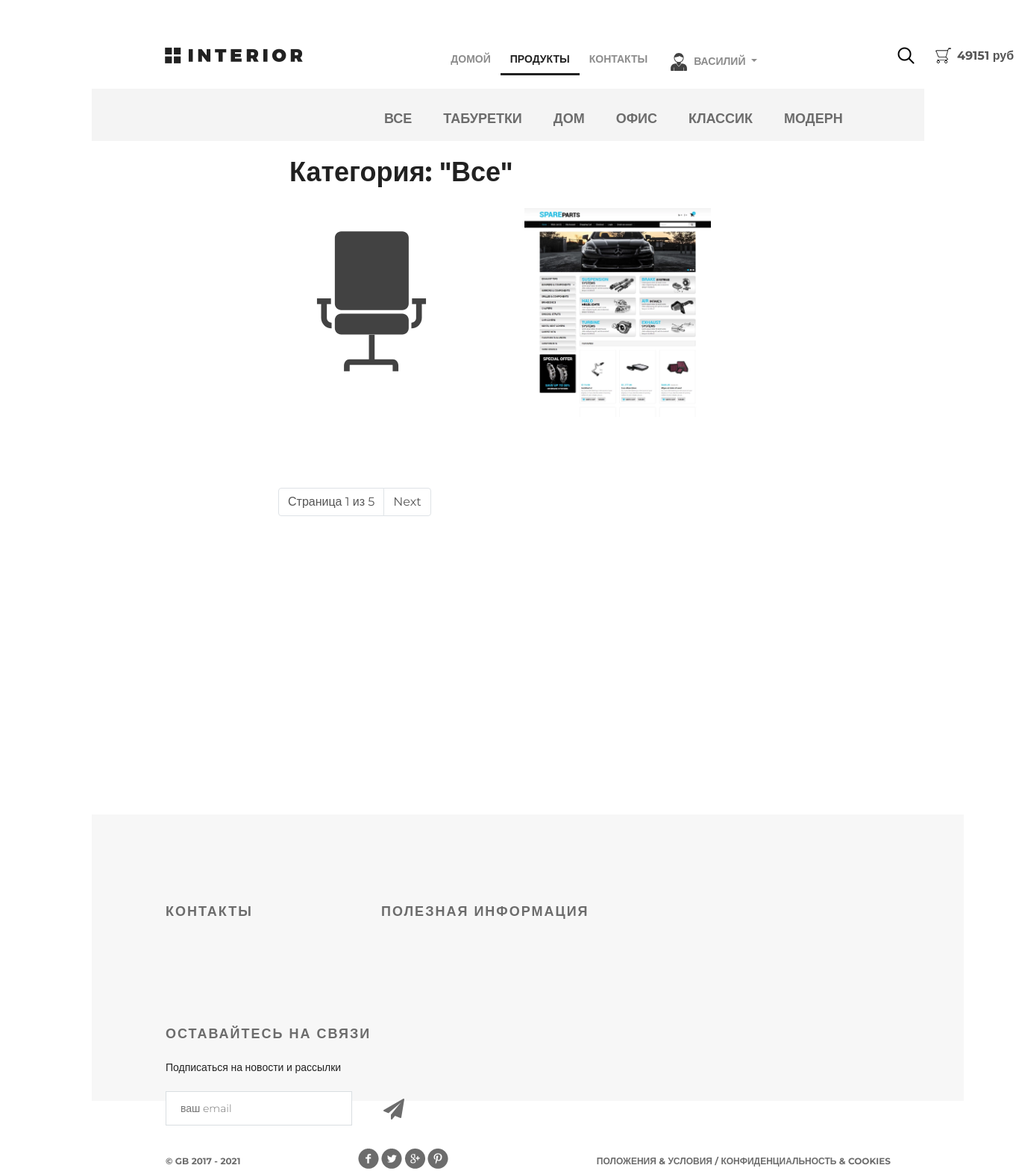
/products/category/0/ (signed in), run on an earlier commit of the app's database.
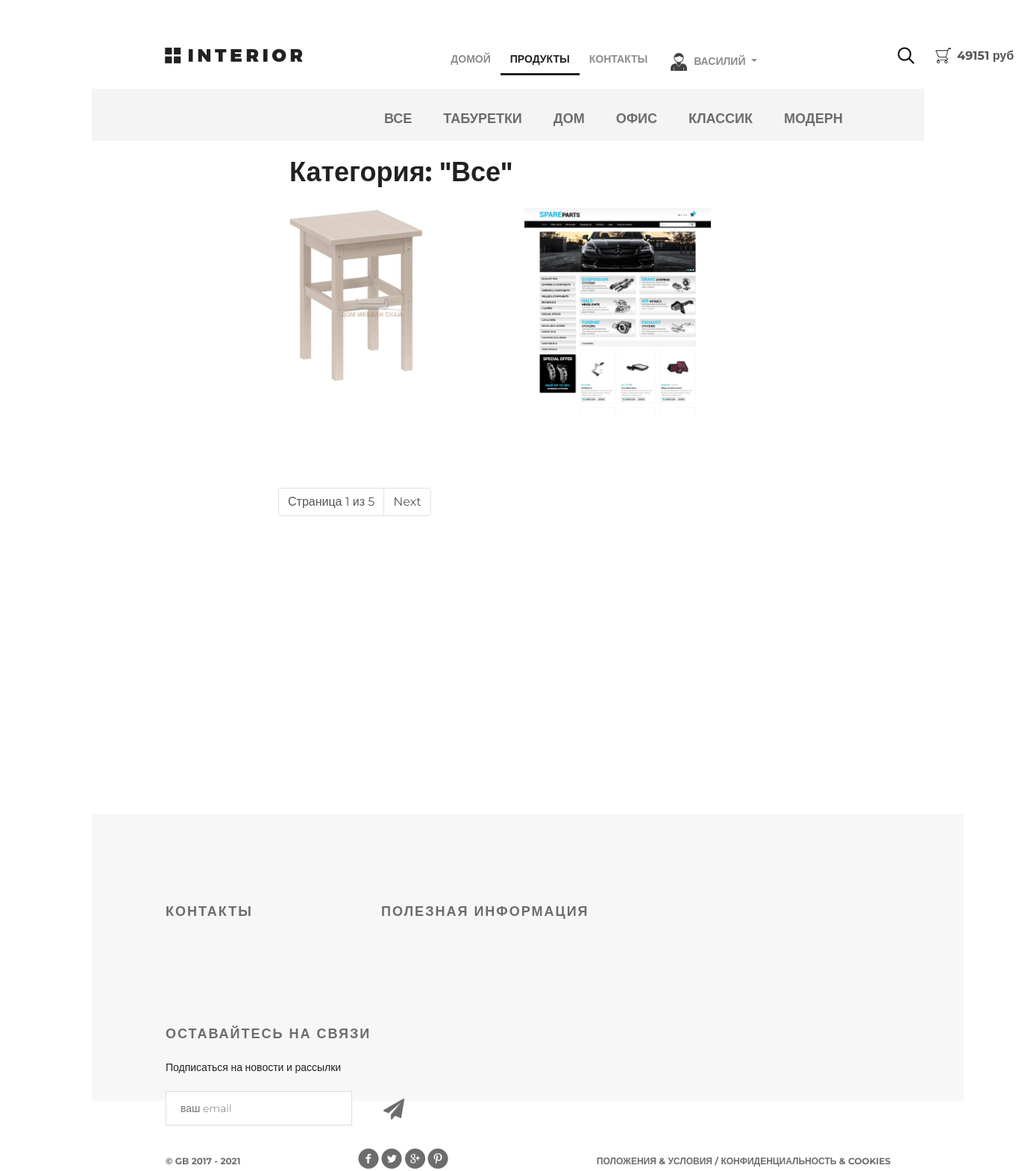
And on a later commit of the database.
### mainapp/models.py (models this page shows, shortened)
class Product(models.Model):
    category = models.ForeignKey(ProductCategory, on_delete=models.CASCADE, verbose_name='Категория')
    name = models.CharField(max_length=128, verbose_name='Наименование')
    image = models.ImageField(upload_to='products', blank=True, verbose_name='Изображение')
    short_desc = models.CharField(max_length=255, verbose_name='Краткое описание')
    description = models.TextField(verbose_name='Описание')
    price = models.DecimalField(decimal_places=2, max_digits=10, default=0, verbose_name='Цена')
    quantity = models.PositiveSmallIntegerField(default=0, verbose_name='Количество')
    is_active = models.BooleanField(default=True, verbose_name='Запись активна')
    updated_at = models.DateTimeField(auto_now=True, null=True, blank=True)
    created_at = models.DateTimeField(auto_now_add=True, null=True, blank=True)
    class Meta:
        verbose_name = 'Продукты'
        verbose_name_plural = 'Продукты'
        ordering = ('-id',)

### mainapp/views.py (the view, shortened to what this page needs)
# urls.py: path('products/', include('mainapp.urls', namespace='products')),
def products(request, pk=None, page=1):
    print(pk)
    title = 'Продукты'
    links_menu = ProductCategory.objects.all()
    if pk is not None:
        if pk == 0:
            product_list = Product.objects.all()
            category = {
                'name': 'все',
                'pk': 0,
            }
        else:
            category = get_object_or_404(ProductCategory, pk=pk)
            product_list = Product.objects.filter(category__pk=pk)
        paginator = Paginator(product_list, 2)
        try:
            product_paginator = paginator.page(page)
        except PageNotAnInteger:
            product_paginator = paginator.page(1)
        except EmptyPage:
            product_paginator = paginator.page(paginator.num_pages)
        context = {
            'links_menu': links_menu,
            'title': 'Продукты',
            'product_list': product_paginator,
            'category': category,
        }
        return render(request, 'mainapp/products_list.html', context=context)

### adminapp/templatetags/temp_tags.py (called while the page is built)
@register.filter(name='media_for_products')  # 1 вариант регистрации шаблонного тега
def media_for_products(img_path):
    if not img_path:
        img_path = 'default_prod.svg'
    return f'{settings.MEDIA_URL}{img_path}'

@register.filter(name='media_for_users')
def media_for_users(img_path):
    if not img_path:
        img_path = 'default_users.svg'
    return f'{settings.MEDIA_URL}{img_path}'

### basket/models.py (called while the page is built)
    @property
    def product_cost(self):
        return self.product.price * self.quantity

    @property
    def total_quantity(self):
        _items = Basket.objects.filter(user=self.user)
        return sum(list(map(lambda x: x.quantity, _items)))

    @property
    def total_cost(self):
        _items = Basket.objects.filter(user=self.user)
        return sum(list(map(lambda x: x.product_cost, _items)))

### mainapp/context_processors.py (called while the page is built)
def basket(request):
    basket_items = []
    if request.user.is_authenticated:
        basket_items = Basket.objects.filter(user=request.user)
    return {
        'basket': basket_items
    }

### mainapp/templates/mainapp/products_list.html (shortened to what this page needs)
{% extends 'mainapp/temp.html' %}
{% load static %}
{% load temp_tags %}
{% block menu %}
    <div class="hero-white">
        <div class="header clearfix">
            {% include 'mainapp/includes/inc_up_menu.html' %}
        </div>
    </div>
{% endblock %}
{% block content %}
    <div class="details">
        <div class="links clearfix">
            {% include 'mainapp/includes/inc_menu_categories.html' %}
        </div>
        <div class="products_list">
            <div class="title clearfix">
                <h2>Категория: "{{ category.name|title }}"</h2> <br><br>
            </div>
            <div class="category-products clearfix">
                {% for product in product_list %}
                    <div class="block">
                        <a href="{% url 'mainapp:product' product.pk %}">
                            <img src="{{ product.image | media_for_products }}" width="250px"
                                 alt="{{ product.short_desc }}">
                        </a>
                    </div>
                {% endfor %}
            </div>
            <div class="paginator">
                <nav aria-label="Page navigation example">
                    <ul class="pagination">
                        <li class="page-item"><a class="page-link"
                                                 href="{{ product_list.number }}">Страница {{ product_list.number }} из  {{ product_list.paginator.num_pages }}</a></li>
                        {% if product_list.has_next %}
                            <li class="page-item"><a class="page-link"
                                                     href="{% url 'mainapp:category_page' category.pk product_list.next_page_number %}">Next</a>
                            </li>
                        {% endif %}
                    </ul>
                </nav>
            </div>
        </div>
        <div class="clr"></div>
{% endblock %}

What changed in the data, as far as the page shows it:
changed Product (number 1 of 2 on the later page): image|media_for_products: picture added in place of a placeholder
